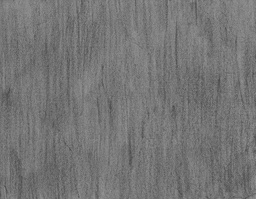
#> input picture PencilDrawing/pencils/pencil4.jpg, 256 x 199 px, shrunk from 1600 x 1242 before the run, given in place of 11--128.jpg, which was not available
$ python PencilDrawingBySketchAndTone.py   (older library calls are emulated)
#> lines starting #> are read from the running program, lines starting #| are printed output that depends on the picture; after the words box and inside, x2 and y2 are one past the last pixel; in counts of white or black regions, pixels touching at a corner belong together; pictures that were not available may be replaced by others from this repository, and a replacement may not be noted

# # Combining Sketch & Tone for Pencil Drawing Production
# ## Python Implementation
# ### Based on the paper "Combining Sketch and Tone for Pencil Drawing Production" by Cewu Lu, Li Xu, Jiaya Jia
# #### International Symposium on Non-Photorealistic Animation and Rendering (NPAR 2012), June 2012
# Project site can be found here:
# http://www.cse.cuhk.edu.hk/leojia/projects/pencilsketch/pencil_drawing.htm
#
# Paper PDF - http://www.cse.cuhk.edu.hk/leojia/projects/pencilsketch/npar12_pencil.pdf
#
# Draws inspiration from the Matlab implementation by "candtcat1992" - https://github.com/candycat1992/PencilDrawing


# imports
import numpy as np
import cv2
from skimage import io, color, filters, transform, exposure
from scipy import signal, sparse


# Generate Stroke Map
def gen_stroke_map(img, kernel_size, stroke_width=0, num_of_directions=8, smooth_kernel="gauss", gradient_method=0):
    height = img.shape[0] # number of rows, height of the image
    width = img.shape[1] # number of columns, width of the image
    # Let's start with smoothing
    if (smooth_kernel == "gauss"):
        smooth_im = filters.gaussian(img, sigma=np.sqrt(2))
    else:
        smooth_im = filters.median(img) # default is 3x3 kernel size
    # Let's calculate the gradients:
    if not gradient_method:
        # forward gradient: (we pad with zeros)
        imX = np.zeros_like(img)
        diffX = img[: , 1:width] - img[: , 0:width - 1]
        imX[:, 0:width - 1] = diffX
        imY = np.zeros_like(img)
        diffY = img[1:height , :] - img[0:height - 1 , :]
        imY[0:height - 1, :] = diffY
        G = np.sqrt(np.square(imX) + np.square(imY))
    else:
        # Sobel
        sobelx = cv2.Sobel(img,cv2.CV_64F,1,0,ksize=5)
        sobely = cv2.Sobel(img,cv2.CV_64F,0,1,ksize=5)
        G = np.sqrt(np.square(sobelx) + np.square(sobely))
    # Let's create the basic line segement (horizontal)
    # make sure it is an odd number, so the lines are at the middle
    basic_ker = np.zeros((kernel_size * 2 + 1, kernel_size * 2 + 1))
    basic_ker[kernel_size + 1,:] = 1 # ------- (horizontal line)
    # Let's rotate the lines in the given directions and perform the classification:
    res_map = np.zeros((height, width, num_of_directions))
    for d in range(num_of_directions):
        ker = transform.rotate(basic_ker, (d * 180) / num_of_directions)
        res_map[:,:, d] = signal.convolve2d(G, ker, mode='same')
    max_pixel_indices_map = np.argmax(res_map, axis=2)
    # What does it compute? every direction has a (height X width) matrix. For every pixel in the matrix,
    # np.argmax returns the index of the direction that holds the pixel with the maximum value
    # and thus we get the max_pixel_indices map is a (height X width) matrix with direction numbers.
    # Now we compute the Classification map:
    C = np.zeros_like(res_map)
    for d in range(num_of_directions):
        C[:,:,d] = G * (max_pixel_indices_map == d) # (max_pixel_indices_map == d) is a binary matrix
    # We should now consider the stroke width before we create S'
    if not stroke_width:
        for w in range(1, stroke_width + 1):
            if (kernel_size + 1 - w) >= 0:
                basic_ker[kernel_size + 1 - w, :] = 1
            if (kernel_size + 1 + w) < (kernel_size * 2 + 1):
                basic_ker[kernel_size + 1 + w, :] = 1
    # It's time to compute S':
    S_tag_sep = np.zeros_like(C)
    for d in range(num_of_directions):
        ker = transform.rotate(basic_ker, (d * 180) / num_of_directions)
        S_tag_sep[:,:,d] = signal.convolve2d(C[:,:,d], ker, mode='same')
    S_tag = np.sum(S_tag_sep, axis=2)
    # Remember that S shpuld be an image, thus we need to make sure the values are in [0,1]
    S_tag_normalized = (S_tag - np.min(S_tag.ravel())) / (np.max(S_tag.ravel()) - np.min(S_tag.ravel()))
    # The last step is to invert it (b->w, w->b)
    S = 1 - S_tag_normalized
    return S


# Generate Tone Map
# Make sure input image is in [0,1]
def gen_tone_map(img, w_group=0):
    # The first thing we need to do is to calculate the parameters and define weight groups
    w_mat = np.array([[11, 37, 52],
                     [29, 29, 42],
                     [2, 22, 76]])
    w = w_mat[w_group,:]
    # We can now define tone levels like:
    # dark: [0-85]
    # mild: [86-170]
    # bright: [171-255]
    # Assign each pixel a tone level, make 3 lists where each list holds the pixels (indices) of every tone.
    # Use these lists to calculate the parameters for each image.

    # For simplicity, we will use the parameters from the paper:
    # for the mild layer:
    u_b = 225
    u_a = 105
    # for the bright layer:
    sigma_b = 9
    # for the dark layer:
    mu_d = 90
    sigma_d = 11

    # Let's calculate the new histogram (p(v)):
    num_pixel_vals = 256
    p = np.zeros(num_pixel_vals)
    for v in range(num_pixel_vals):
        p1 = (1 / sigma_b) * np.exp(-(255 - v) / sigma_b)
        if (u_a <= v <= u_b):
            p2 = 1 / (u_b - u_a)
        else:
            p2 = 0
        p3 = (1 / np.sqrt(2 * np.pi * sigma_d)) * np.exp( (-np.square(v - mu_d)) / (2 * np.square(sigma_d)) )
        p[v] = w[0] * p1 + w[1] * p2 + w[2] * p3 * 0.01
    # normalize the histogram:
    p_normalized = p / np.sum(p)
    # calculate the CDF of the desired histogram:
    P = np.cumsum(p_normalized)
    # calculate the original histogram:
    h = exposure.histogram(img, nbins=256)
    # CDF of original:
    H = np.cumsum(h / np.sum(h))
    # histogram matching:
    lut = np.zeros_like(p)
    for v in range(num_pixel_vals):
        # find the closest value:
        dist = np.abs(P - H[v])
        argmin_dist = np.argmin(dist)
        lut[v] = argmin_dist
    lut_normalized = lut / num_pixel_vals
    J = lut_normalized[(255 * img).astype(np.int)]
    # smooth:
    J_smoothed = filters.gaussian(J, sigma=np.sqrt(2))
    return J_smoothed


# Generate Pencil Texture:
def gen_pencil_texture(img, H, J):
    # define the regularization parameter:
    lamda = 0.2
    height = img.shape[0]
    width = img.shape[1]
    # Adjust the input to correspond
#     H_res = transform.resize(H,(height, width))
    H_res = cv2.resize(H, (width, height), interpolation=cv2.INTER_CUBIC)
    H_res_reshaped = np.reshape(H_res, (height * width, 1))
    logH = np.log(H_res_reshaped)

#     J_res = transform.resize(J,(height, width))
    J_res = cv2.resize(J, (width, height), interpolation=cv2.INTER_CUBIC)
    J_res_reshaped = np.reshape(J_res, (height * width, 1))
    logJ = np.log(J_res_reshaped)

    # In order to use Conjugate Gradient method we need to prepare some sparse matrices:
    logH_sparse = sparse.spdiags(logH.ravel(), 0, height*width, height*width) # 0 - from main diagonal
    e = np.ones((height * width, 1))
    ee = np.concatenate((-e,e), axis=1)
    diags_x = [0, height*width]
    diags_y = [0, 1]
    dx = sparse.spdiags(ee.T, diags_x, height*width, height*width)
    dy = sparse.spdiags(ee.T, diags_y, height*width, height*width)

    # Compute matrix X and b: (to solve Ax = b)
    A = lamda * ((dx @ dx.T) + (dy @ dy.T)) + logH_sparse.T @ logH_sparse
    b = logH_sparse.T @ logJ

    # Conjugate Gradient
    beta = sparse.linalg.cg(A, b, tol=1e-6, maxiter=60)

    # Adjust the result
    beta_reshaped = np.reshape(beta[0], (height, width))

    # The final pencil texture map T
    T = np.power(H_res, beta_reshaped)

    return T


# It's time to pack it all up (WOOHOOO!)
def gen_pencil_drawing(img, kernel_size, stroke_width=0, num_of_directions=8, smooth_kernel="gauss",
                       gradient_method=0, rgb=False, w_group=0, pencil_texture_path="", stroke_darkness=1, tone_darkness=1):
    if not rgb:
        # Grayscale image:
        im = img
    else:
        # RGB image:
        yuv_img = color.rgb2yuv(img)
        im = yuv_img[:,:,0]
    # Generate the Stroke Map:
    S = gen_stroke_map(im, kernel_size, stroke_width=stroke_width, num_of_directions=num_of_directions,
                       smooth_kernel=smooth_kernel, gradient_method=gradient_method)
    S = np.power(S, stroke_darkness)
    # Generate the Tone Map:
    J = gen_tone_map(im, w_group=w_group)

    # Read the pencil texture:
    if not pencil_texture_path:
        pencil_texture = io.imread('./pencils/pencil0.jpg', as_gray=True)
    else:
        pencil_texture = io.imread(pencil_texture_path, as_gray=True)
    # Generate the Pencil Texture Map:
    T = gen_pencil_texture(im, pencil_texture, J)
    T = np.power(T, tone_darkness)
    # The final Y channel:
    R = np.multiply(S, T)

    if not rgb:
        return R
    else:
        yuv_img[:,:,0] = R
        return exposure.rescale_intensity(color.yuv2rgb(yuv_img), in_range=(0, 1))

if __name__ =='__main__':
    # [23 lines of commented-out code are left out]

    import matplotlib.pyplot as plt
    from PIL import Image
    #ex_img = io.imread('./inputs/flower.png')
    #'11--128.jpg'
    ex_img=Image.open('./inputs/11--128.jpg').convert('RGB')
#> ex_img is the input picture: PIL image 256x199 RGB; min 72, max 149, mean 117.6
    pencil_tex = './pencils/pencil3.jpg'
    ex_im_pen = gen_pencil_drawing(ex_img, kernel_size=26, stroke_width=2,
                                   num_of_directions=8, smooth_kernel="median",
                                   gradient_method=1, rgb=True, w_group=1,
                                   pencil_texture_path=pencil_tex,
                                   stroke_darkness=2, tone_darkness=1.5)
#> in gen_pencil_drawing, `yuv_img = color.rgb2yuv(img)`: yuv_img: shape (199, 256, 3) float64; mean of channels 0, 1, 2 0.461, -1.3e-17, -4.39e-17
#> after the loop in gen_stroke_map, `for d in range(num_of_directions):`:
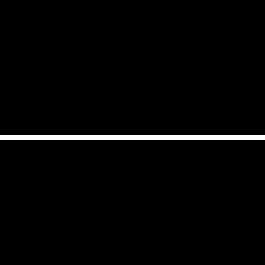
#> basic_ker: shape (53, 53) float64 (shown 5 times larger); values 0 (black) and 1 (white), 1.9% white in thin lines or dots, all inside (x1, y1, x2, y2) = (0, 27, 53, 28)
#> in gen_stroke_map, `max_pixel_indices_map = np.argmax(res_map, axis=2)`:
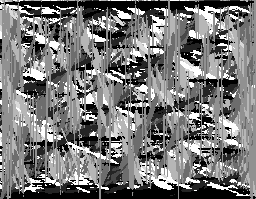
#> max_pixel_indices_map: shape (199, 256) int64; min 0, max 7, mean 3.3; drawn with min black and max white
#> in gen_stroke_map, `S_tag = np.sum(S_tag_sep, axis=2)`:
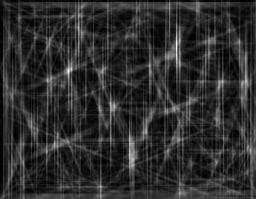
#> S_tag: shape (199, 256) float64; min 0, max 439.5, mean 79.6; drawn with min black and max white
#> in gen_pencil_drawing, `S = np.power(S, stroke_darkness)`:
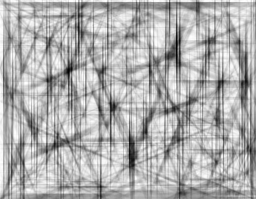
#> S: shape (199, 256) float64; min 0, max 1, mean 0.683
#> in gen_tone_map, `H = np.cumsum(h / np.sum(h))`: H = 512 values from 1.96e-05 to 1
#> the loop in gen_tone_map, `for v in range(num_pixel_vals):` made 256 passes
#> argmin_dist on passes 1 to 3: 55, 55, 55
#> after the loop in gen_tone_map, `for v in range(num_pixel_vals):`: lut = 256 values from 55 to 255
#> in gen_tone_map, `lut_normalized = lut / num_pixel_vals`: lut_normalized = 256 values from 0.215 to 0.996
#> in gen_tone_map, `J_smoothed = filters.gaussian(J, sigma=np.sqrt(2))`:
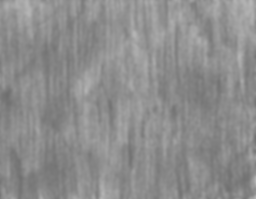
#> J_smoothed: shape (199, 256) float64; min 0.433, max 0.714, mean 0.555
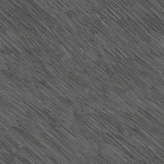
#> input picture PencilDrawing/pencils/pencil3.jpg, 164 x 164 px, shrunk from 1024 x 1024 before the run
#> in gen_pencil_texture, `H_res = cv2.resize(H, (width, height), interpolation=cv2.INTER_CUBIC)`:
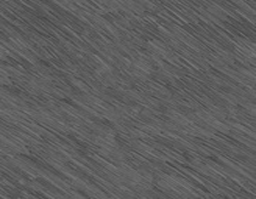
#> H_res: shape (199, 256) float64; min 0.271, max 0.476, mean 0.373
#> (the run stopped early here; a loop or call above may not have finished)
